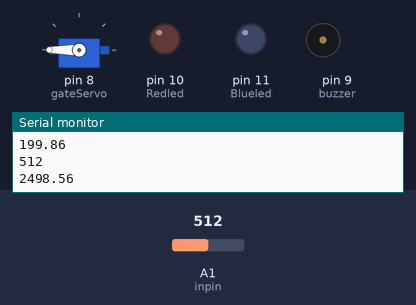
Bench run of a sketch on a simulated Arduino Uno, built with avr-gcc and run on an emulated ATmega328P. On the bench: servo, output pins drawn as LEDs (lit = HIGH), buzzer (waves = sounding), the last lines printed to the serial monitor. The test bench sets the inputs (shaded band); at power-on: A1 (inpin) = 512.

Above: at 1.2 s.
1.3 s: A1 (inpin) set to 149
2.8 s: A1 (inpin) set to 124
At 3.9 s:
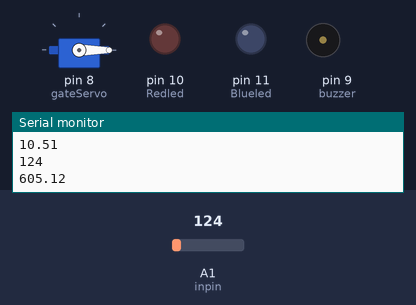
4.3 s: A1 (inpin) set to 291
5.8 s: A1 (inpin) set to 319
At 6.4 s:
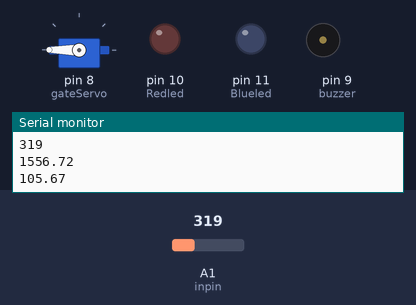
7.3 s: A1 (inpin) set to 122
At 7.8 s:
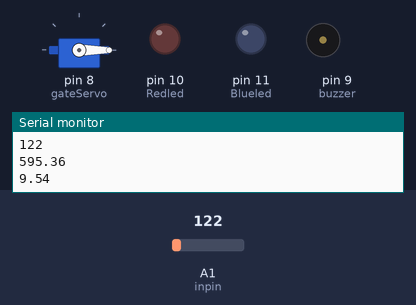
Timing chart, 0 to 9.8 s (numbered marks = the images above; inputs shaded):
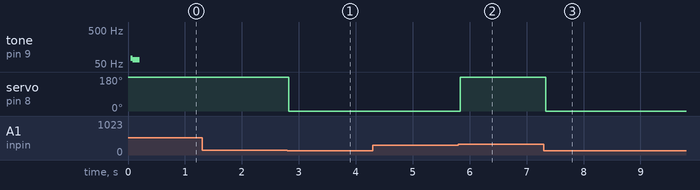

Measured:
- the behaviour switches between 134 and 133 on A1 (inpin) (found by bisection; images 0 and 1)
- the behaviour switches between 307 and 308 on A1 (inpin) (found by bisection; images 1 and 2)
- after the input at 2.8 s, servo on pin 8 (gateServo): 180° → 0° at once
- after the input at 5.8 s, servo on pin 8 (gateServo): 0° → 180° at once
- after the input at 7.3 s, servo on pin 8 (gateServo): 180° → 0° at once

The sketch:

Making_a_Temperature_Monitoring_Alarm_System.ino
```cpp
#include<Servo.h>
Servo gateServo;
int inpin=A1;
int Redled=10;
int Blueled=11;
int Greenled=12;
int buzzer=9;
int adc_val;
float eq_val;
float temp_val;
void setup()
{
  Serial.begin(9600);
  gateServo.attach(8);
  pinMode(buzzer,OUTPUT);
  pinMode(Redled,OUTPUT);
  pinMode(Blueled,OUTPUT);
}
void loop()
{
  adc_val=analogRead(inpin);
  Serial.println(adc_val);
  eq_val=adc_val*4.88;
  Serial.println(eq_val);
  temp_val=(eq_val-500)/10;
  Serial.println(temp_val);
  if(temp_val<15)
  {
    digitalWrite(Redled,HIGH);
    digitalWrite(Redled,LOW);
    gateServo.write(0);
  }
  else if(temp_val>100)
  {
    digitalWrite(buzzer,HIGH);
    digitalWrite(buzzer,LOW);
    digitalWrite(Blueled,HIGH);
    digitalWrite(Blueled,LOW);
    gateServo.write(180);
  }
  else
  {
    digitalWrite(Greenled,HIGH);
    digitalWrite(Greenled,LOW);
  }
  delay(0);
}
```
